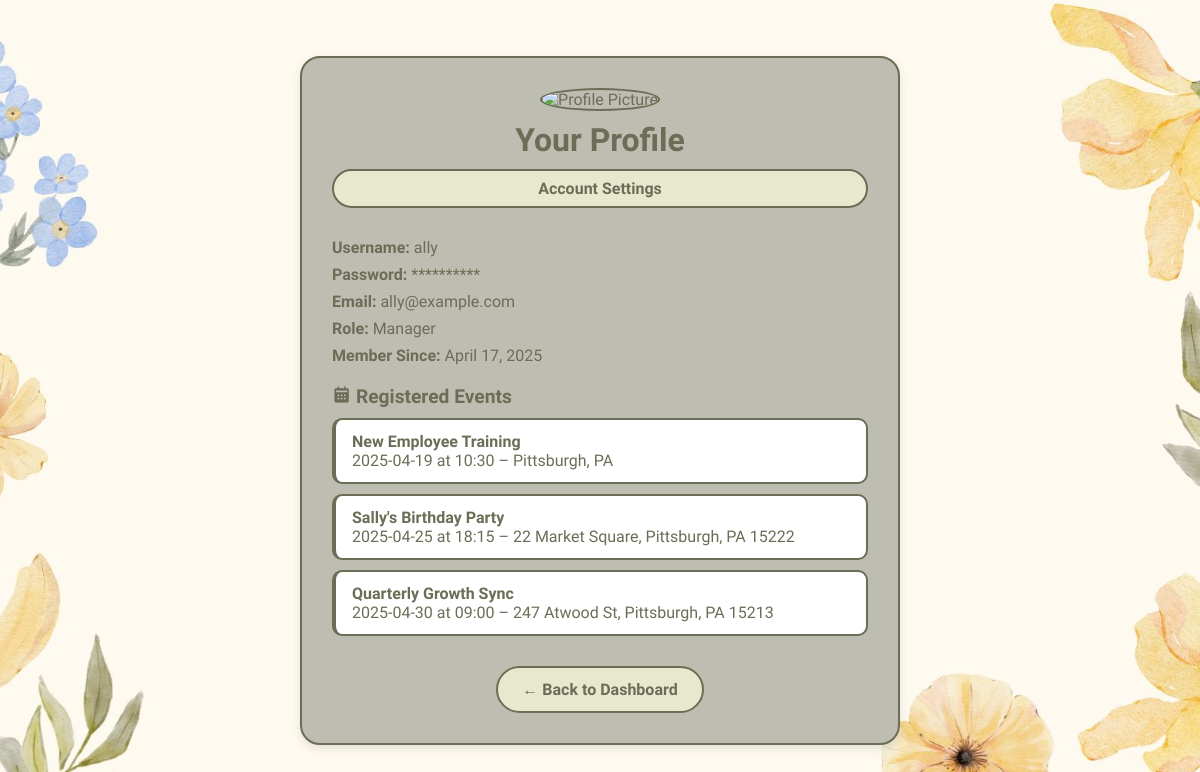
The page /user_profile (signed in) on the database its author committed.
### main.py (models this page shows, shortened)
class User(db.Model):
    id = db.Column(db.Integer, primary_key=True)
    username = db.Column(db.String(80), unique=True, nullable=False)
    email = db.Column(db.String(120), unique=True, nullable=False)
    password_hash = db.Column(db.String(128), nullable=False)
    role = db.Column(db.String(20), default='user')
    created_at = db.Column(db.DateTime, default=datetime.utcnow)
    registered_events = db.relationship(
        'Event',
        secondary=registrations,
        backref=db.backref('attendees', lazy='dynamic')
    )
    managed_events = db.relationship('Event', backref='manager', foreign_keys='Event.manager_id')

class Event(db.Model):
    id = db.Column(db.Integer, primary_key=True)
    title = db.Column(db.String(100), nullable=False)
    description = db.Column(db.Text, nullable=False)
    date = db.Column(db.String(20), nullable=False)
    time = db.Column(db.String(20), nullable=False)
    location = db.Column(db.String(120), nullable=False)
    event_type = db.Column(db.String(20), nullable=False, default='other')  # New field
    manager_id = db.Column(db.Integer, db.ForeignKey('user.id'), nullable=False)
    created_at = db.Column(db.DateTime, default=datetime.utcnow)

### main.py (the view)
@app.route('/user_profile')
def user_profile():
    if 'username' not in session:
        flash("You must be logged in to view your profile.")
        return redirect(url_for('userlogin'))
    user = User.query.filter_by(username=session['username']).first()
    if not user:
        flash("User not found.")
        return redirect(url_for('userlogin'))
    return render_template(
        'user_profile.html',
        username=user.username,
        email=user.email,
        password_hidden='*' * 10,
        role=user.role,
        created_at=user.created_at,
        registered_events=user.registered_events
    )

### templates/user_profile.html (shortened to what this page needs)
<!DOCTYPE html>
<html lang="en">
<head>
    <link rel="stylesheet" href="{{ url_for('static', filename='styles.css') }}">
    <link href='https://unpkg.com/boxicons@2.1.4/css/boxicons.min.css' rel='stylesheet'>
</head>
</body>
    <div class="profile-wrapper">
        <div class="profile-header">
            <img src="{{ url_for('static', filename='default-profile.png') }}" alt="Profile Picture">
            <h1>Your Profile</h1>
            <a href="{{ url_for('usersettings') }}" class="settings-button">Account Settings</a>
        </div>
        <div class="profile-info">
            <p><strong>Username:</strong> {{ username }}</p>
            <p><strong>Password:</strong> {{ password_hidden }}</p>
            <p><strong>Email:</strong> {{ email }}</p>
            <p><strong>Role:</strong> {{ role.capitalize() }}</p>
            <p><strong>Member Since:</strong> {{ created_at.strftime('%B %d, %Y') }}</p>
        </div>
        <div class="events-list">
            <h2><i class='bx bxs-calendar'></i> Registered Events</h2>
            {% if registered_events %}
                {% for event in registered_events %}
                    <div class="event-card">
                        <strong>{{ event.title }}</strong><br>
                        {{ event.date }} at {{ event.time }} – {{ event.location }}
                    </div>
                {% endfor %}
            {% else %}
                <p>You haven't registered for any events yet.</p>
            {% endif %}
        </div>
        <div class="back-button">
            <a href="{{ url_for('home') }}" class="button">← Back to Dashboard</a>
        </div>
    </div>
</body>
</html>

### static/styles.css (style rules this page uses)
* { margin: 0; padding: 0; font-family: "Winky Sans", sans-serif; box-sizing: border-box; }
h1, h2, h3 { color: #6c6d56; }
.button { display: inline-block; padding: 12px 24px; background: #e8e8cf; border: 2px solid #6c6d56; border-radius: 30px; cursor: pointer; font-size: 16px; font-weight: 600; color: #6c6d56; text-align: center; transition: all 0.3s ease; text-decoration: none; }
.event-card { background: #e8e8cf; border-radius: 10px; overflow: hidden; border: 2px solid #6c6d56; transition: transform 0.3s ease; }

### templates/user_profile.html (style rules this page uses)
.profile-wrapper { width: 600px; background: #bdbdb1; border-radius: 20px; padding: 30px; border: 2px solid #6c6d56; box-shadow: 0 4px 10px rgba(0, 0, 0, 0.1); margin: 40px auto; }
.profile-header { text-align: center; margin-bottom: 20px; }
.profile-header img { width: 120px; height: 120px; object-fit: cover; border-radius: 50%; border: 2px solid #6c6d56; margin-bottom: 10px; }
.profile-info p { font-size: 1rem; margin: 8px 0; }
.settings-button { display: block; margin: 10px auto 30px auto; padding: 8px 16px; background: #e8e8cf; border: 2px solid #6c6d56; border-radius: 30px; color: #6c6d56; font-weight: bold; cursor: pointer; text-align: center; transition: all 0.3s ease; text-decoration: none; }
.events-list h2 { font-size: 1.2rem; margin-top: 20px; }
.event-card { background: #fff; padding: 12px 16px; margin-top: 10px; border-left: 4px solid #6c6d56; border-radius: 10px; }
.back-button { text-align: center; margin-top: 30px; }

### rows shown on the page
User: username "ally", email "ally@example.com", capitalize "Manager", strftime "April 17, 2025"
Event: title "New Employee Training", date "2025-04-19", time "10:30", location "Pittsburgh, PA"
Event: title "Sally's Birthday Party", date "2025-04-25", time "18:15", location "22 Market Square, Pittsburgh, PA 15222"
Event: title "Quarterly Growth Sync", date "2025-04-30", time "09:00", location "247 Atwood St, Pittsburgh, PA 15213"

### other values the page prints
{{ password_hidden }} "**********"
